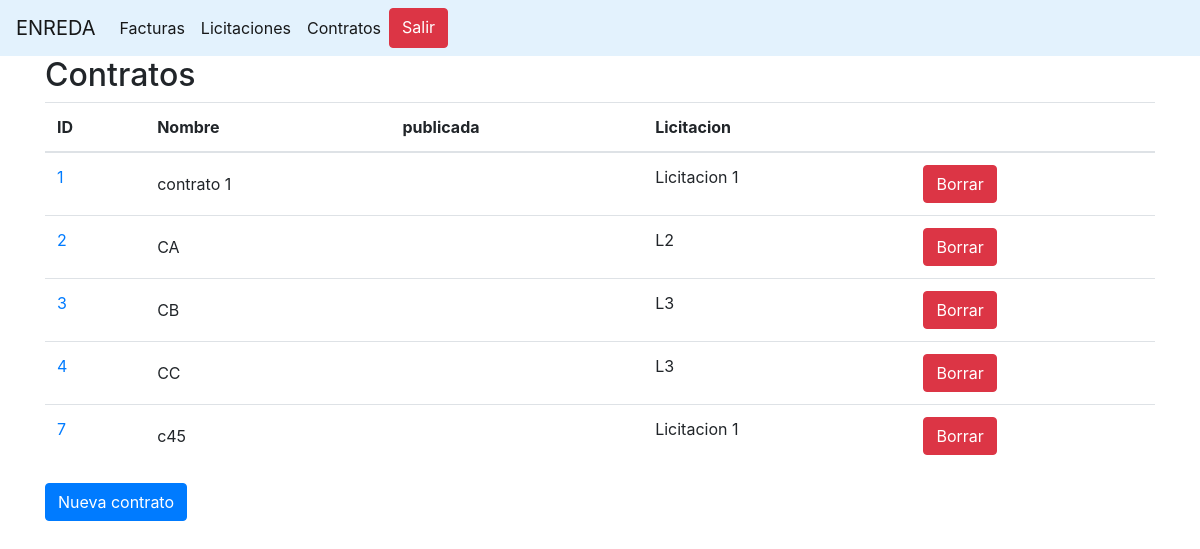
/contratos/ (signed in), run on the app's committed database.
### frontend/models.py (models this page shows, shortened)
class Contrato(models.Model):
    nombre=models.CharField(max_length=150)
    fecha=models.DateField()
    licitacion=models.ForeignKey(Licitacion,related_name='contratos',on_delete=DO_NOTHING)

class Licitacion(models.Model):
    nombre=models.CharField(max_length=150)
    publicada=models.BooleanField()

### frontend/views.py (the view)
# urls.py: path('contratos/',login_required(views.ContratoList,'login','/login/'),name='contratos'),
def ContratoList(request):
    contratos=Contrato.objects.all()
    return render(request,'frontend/contrato_list.html',{'contratos':contratos})

### frontend/templates/frontend/contrato_list.html
{% extends "master.html" %}
{% load bootstrap %}
{% block content %}
    <h2>Contratos</h2>
     <table class="table">
    <thead class="thead-inverse">
      <tr>
        <th scope="col">ID</th>
        <th scope="col">Nombre</th>
        <th scope="col">publicada</th>
        <th scope="col">Licitacion</th>
        <th></th>
      </tr>
    </thead>
    <tbody>
      {% for contrato in contratos  %}
        <tr>
          <td>
            <a href="edit/{{contrato.id}}">{{ contrato.id}}</a>
          </td>
          <td class="align-middle">{{contrato.nombre}}</td>
          <td class="align-middle">{{contrato.publicada}}</td>
          <td>{{contrato.licitacion.nombre}}</td>
          <td> <a class="btn btn-danger" href="delete/{{contrato.id}}" role="button">Borrar</a>
        </tr>
      {% endfor %}
    </tbody>
  </table>
  <a class="btn btn-primary" href="/contratos/new" role="button">Nueva contrato</a>
{% endblock %}

### data on the page
Contrato: id "1", nombre "contrato 1", licitacion.nombre "Licitacion 1"
Contrato: id "2", nombre "CA", licitacion.nombre "L2"
Contrato: id "3", nombre "CB", licitacion.nombre "L3"
Contrato: id "4", nombre "CC", licitacion.nombre "L3"
Contrato: id "7", nombre "c45", licitacion.nombre "Licitacion 1"
